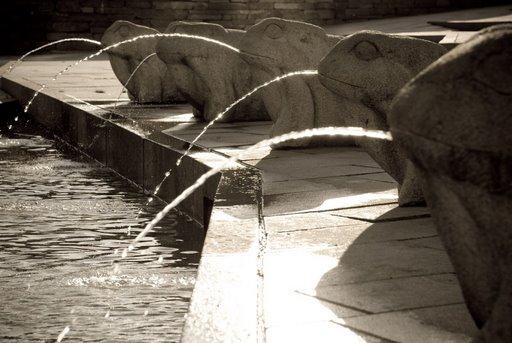
//> input picture Canny and Houghlines detecting curved shapes /Grenouilles.jpg, 512 x 343 px
$ ./app   (built with g++ and OpenCV 4)
//> lines starting //> are read from the running program, lines starting //| are printed output that depends on the picture; after the words box and inside, x2 and y2 are one past the last pixel; in counts of white or black regions, pixels touching at a corner belong together
#include "opencv2/imgproc/imgproc.hpp"
#include "opencv2/highgui/highgui.hpp"
#include <stdlib.h>
#include <stdio.h>
#include <iostream>

using namespace cv;
using namespace std;
/// Global variables

Mat src, src_gray;
Mat dst, detected_edges;

int edgeThresh = 1;
int lowThreshold=150;
int highThreshold=250;
int const max_lowThreshold = 500;
int const max_sigma = 100;
int ratio = 3;
int kernel_size = 3;
int sigma=10;
int houghThresh = 0;
int minLineLength = 0;
int theta = 260;
int max_theta = 360;

char* window_name = "Edge Map";

void getLines(Mat & detEdges, Mat & src){
    vector<Vec4i> lines;
    HoughLinesP(detEdges, lines, 1, CV_PI/theta, houghThresh, minLineLength, 10 );
    Mat clone = src.clone();
    for( size_t i = 0; i < lines.size(); i++ )
    {
        Vec4i l = lines[i];
        line( clone, Point(l[0], l[1]), Point(l[2], l[3]), Scalar(0,0,255), 2, CV_AA);
    }
    imshow("lines", clone);

}

/**
 * @function CannyThreshold
 * @brief Trackbar callback - Canny thresholds input with a ratio 1:3
 */
void CannyThreshold(int, void*)
{
  /// Reduce noise with a kernel 3x3
  GaussianBlur( src_gray, detected_edges, Size(5,5), sigma);

  /// Canny detector
  Canny( detected_edges, detected_edges, lowThreshold, highThreshold, kernel_size );

  /// Using Canny's output as a mask, we display our result
  dst = Scalar::all(0);

  src.copyTo( dst, detected_edges);

  getLines(detected_edges, src);

  imshow( window_name, detected_edges );
}


/** @function main */
int main( int argc, char** argv )
{
  /// Load an image
  src = imread( "Grenouilles.jpg" );
//> src is the input picture: 343 rows x 512 cols, CV_8UC3; mean B, G, R 88.6, 99.9, 108.7

  if( !src.data )
  {
      cout << "Image Could not be loaded." << endl;
      return -1;
   }

  /// Create a matrix of the same type and size as src (for dst)
  dst.create( src.size(), src.type() );

  /// Convert the image to grayscale
  cvtColor( src, src_gray, CV_BGR2GRAY );
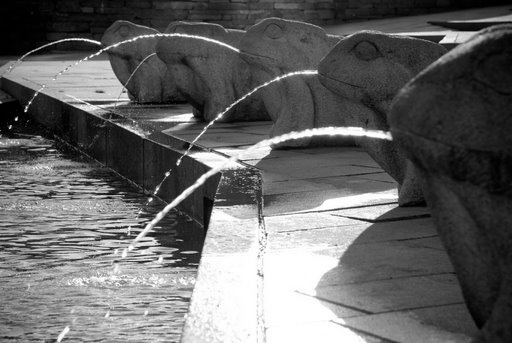
//> src_gray: 343 rows x 512 cols, CV_8UC1; min 0, max 255, mean 101.3

  /// Create a window
  namedWindow( window_name, CV_WINDOW_NORMAL );

  /// Create a Trackbar for user to enter threshold
  createTrackbar( "Min Threshold:", window_name, &lowThreshold, max_lowThreshold, CannyThreshold );
  /// Create a Trackbar for user to enter threshold
  createTrackbar( "high Threshold:", window_name, &highThreshold, max_lowThreshold, CannyThreshold );
  /// Create a Trackbar for user to enter threshold
  createTrackbar( "Sigma:", window_name, &sigma, max_sigma, CannyThreshold );
  /// Create a Trackbar for user to enter threshold
  createTrackbar( "Hough Threshold:", window_name, &houghThresh, max_sigma, CannyThreshold );
  /// Create a Trackbar for user to enter threshold
  createTrackbar( "Min Line Length:", window_name, &minLineLength, max_sigma, CannyThreshold );
  /// Create a Trackbar for user to enter threshold
  createTrackbar( "theta:", window_name, &theta, max_theta, CannyThreshold );


  /// Show the image
  CannyThreshold(0, 0);
//> in CannyThreshold, `GaussianBlur( src_gray, detected_edges, Size(5,5), sigma);`:
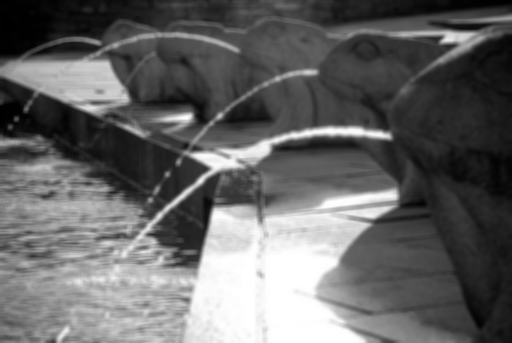
//> detected_edges: 343 rows x 512 cols, CV_8UC1; min 0, max 255, mean 101.3
//> in CannyThreshold, `Canny( detected_edges, detected_edges, lowThreshold, highThreshold, ke..`:
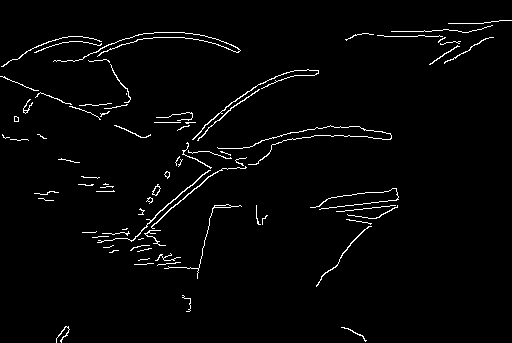
//> detected_edges: 343 rows x 512 cols, CV_8UC1; 2.3% white in thin lines or dots
//> in CannyThreshold, `src.copyTo( dst, detected_edges);`:
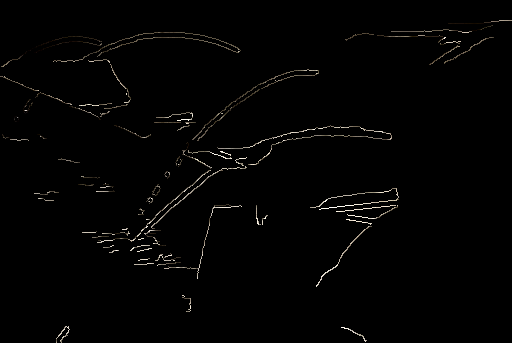
//> dst: 343 rows x 512 cols, CV_8UC3; mean B, G, R 2.5, 2.8, 3
//> in getLines, `HoughLinesP(detEdges, lines, 1, CV_PI/theta, houghThresh, minLineLengt..`: lines = 1975 lines (x1, y1, x2, y2), first 8: [371, 34, 371, 34], [453, 59, 453, 23], [346, 136, 346, 127], [37, 96, 37, 90], [188, 38, 188, 33], [116, 47, 116, 42], [103, 114, 103, 104], [118, 238, 118, 233]
//> the loop in getLines, `for( size_t i = 0; i < lines.size(); i++ )` made 1975 passes
//> after the loop in getLines, `for( size_t i = 0; i < lines.size(); i++ )`:
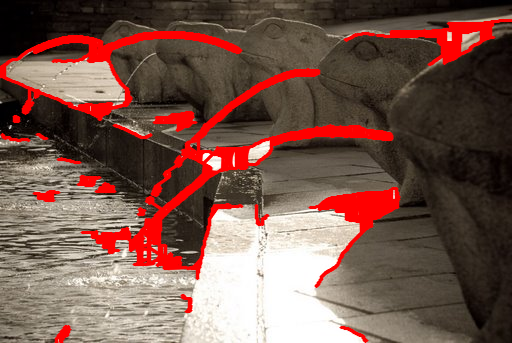
//> clone: 343 rows x 512 cols, CV_8UC3; 11.61% of pixels changed, all inside (x1, y1, x2, y2) = (0, 19, 512, 343)

  /// Wait until user exit program by pressing a key
  waitKey(0);

  return 0;
  }
